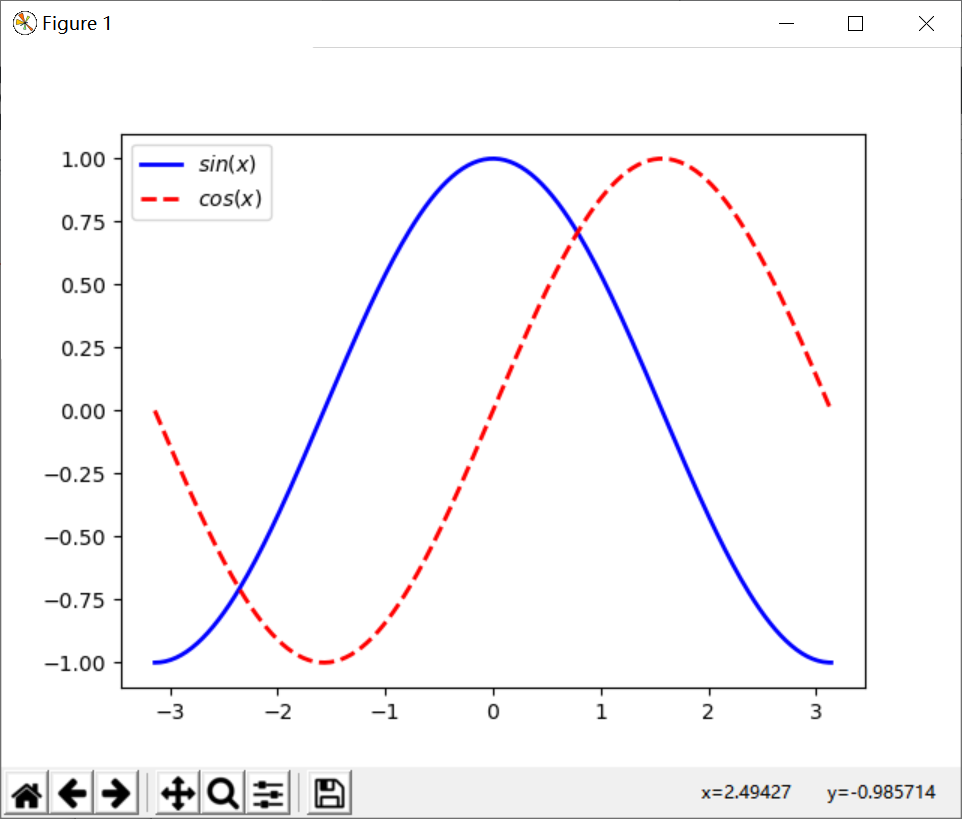

Source code (Python):
import numpy as np  
import matplotlib.pyplot as plt  
X = np.linspace(-np.pi,np.pi,256,endpoint=True)
C = np.cos(X)
S = np.sin(X)
plt.plot(X, C, color="blue", linewidth=2.0, linestyle="-", label="$sin(x)$")
plt.plot(X, S, color="red", linewidth=2.0, linestyle="--", label="$cos(x)$")
plt.legend()
plt.show() 
